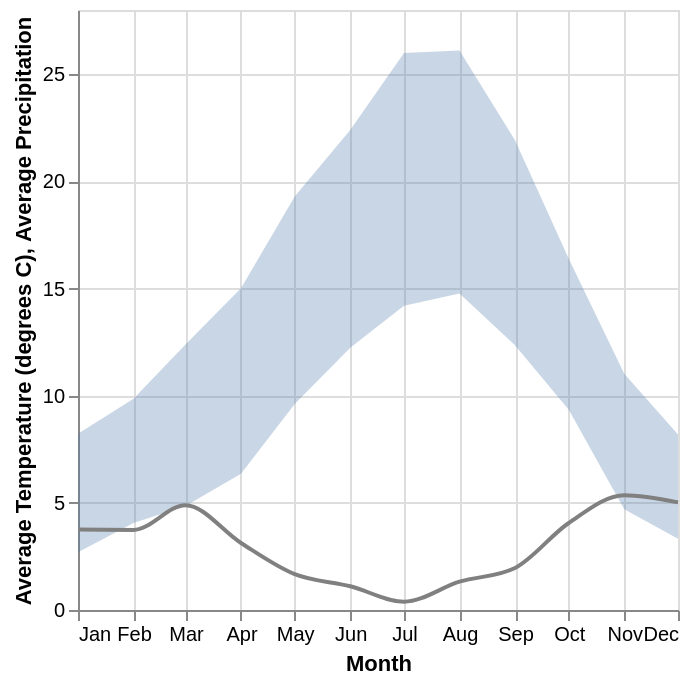

The cell this chart's notebook holds for it:
### Code cell
# Solution
temp = alt.Chart(df).transform_filter(
    'datum.location == "Seattle"'
).mark_area(opacity=0.3).encode(
    alt.X('month(date):T').title('Month'),
    alt.Y('mean(temp_max):Q').title('Average Temperature (degrees C)'),
    alt.Y2('mean(temp_min):Q')
)

precip = alt.Chart(df).transform_filter(
    'datum.location == "Seattle"'
).mark_line(
    interpolate='monotone',
    stroke='grey'
).encode(
    alt.X('month(date):T'),
    alt.Y('mean(precipitation):Q').title('Average Precipitation')
)

# Layer the charts
temp + precip

### Figure 1 — Vega-Lite specification as saved in the notebook (floating-point values rounded to 4 significant figures; data arrays with more than 128 entries replaced by an {"elided": "..."} marker saying what was removed)
{"config": {"view": {"continuousWidth": 300, "continuousHeight": 300}}, "layer": [{"mark": {"type": "area", "opacity": 0.3}, "encoding": {"x": {"field": "date", "timeUnit": "month", "title": "Month", "type": "temporal"}, "y": {"aggregate": "mean", "field": "temp_max", "title": "Average Temperature (degrees C)", "type": "quantitative"}, "y2": {"aggregate": "mean", "field": "temp_min"}}, "transform": [{"filter": "datum.location == \"Seattle\""}]}, {"mark": {"type": "line", "interpolate": "monotone", "stroke": "grey"}, "encoding": {"x": {"field": "date", "timeUnit": "month", "type": "temporal"}, "y": {"aggregate": "mean", "field": "precipitation", "title": "Average Precipitation", "type": "quantitative"}}, "transform": [{"filter": "datum.location == \"Seattle\""}]}], "data": {"name": "data-0e4b4088054dec206bbee1cdbde321fc"}, "$schema": "https://vega.github.io/schema/vega-lite/v5.17.0.json", "datasets": {"data-0e4b4088054dec206bbee1cdbde321fc": {"elided": "2922 records"}}}
